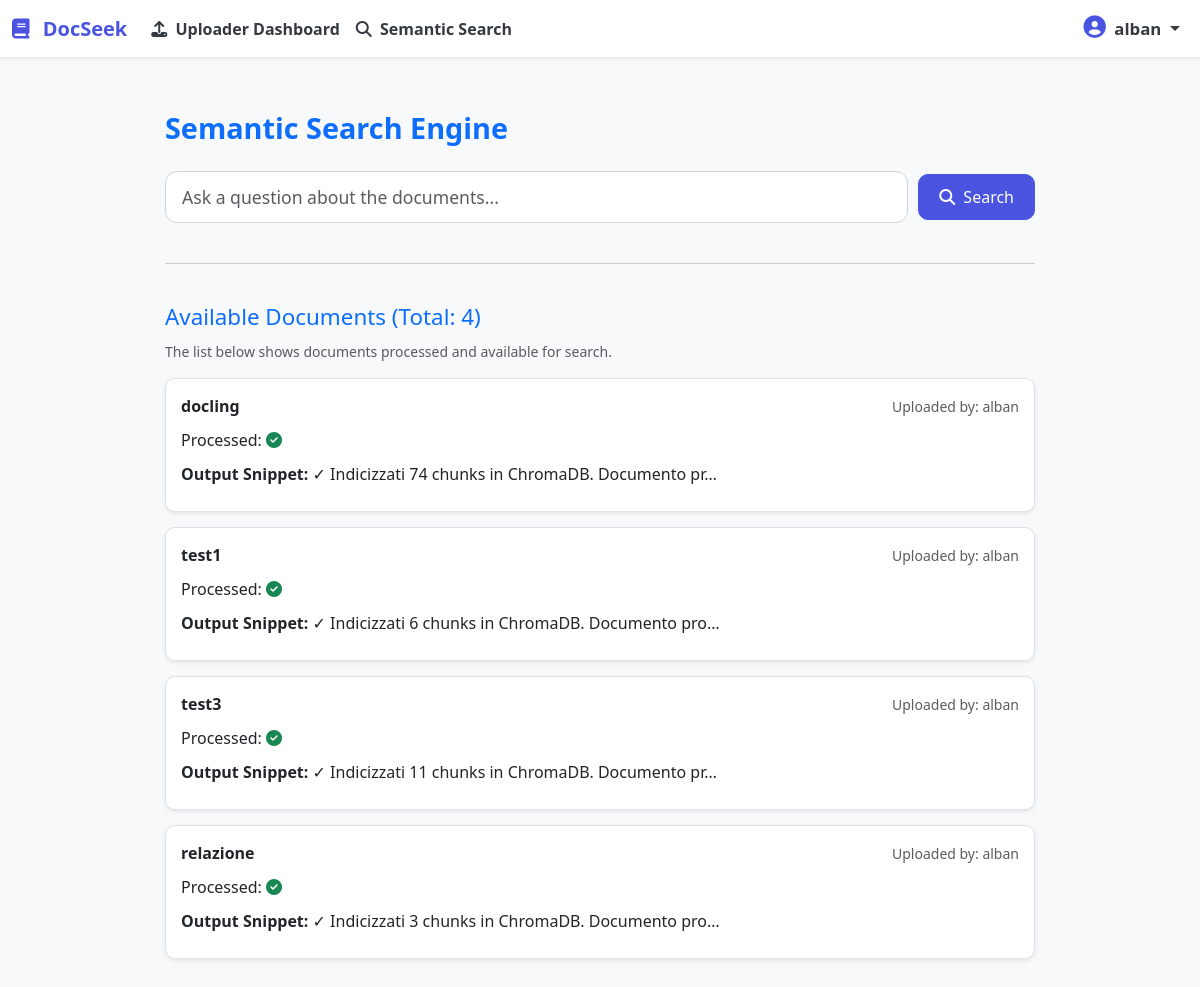
/documents/ (signed in), run on an earlier commit of the app's database.
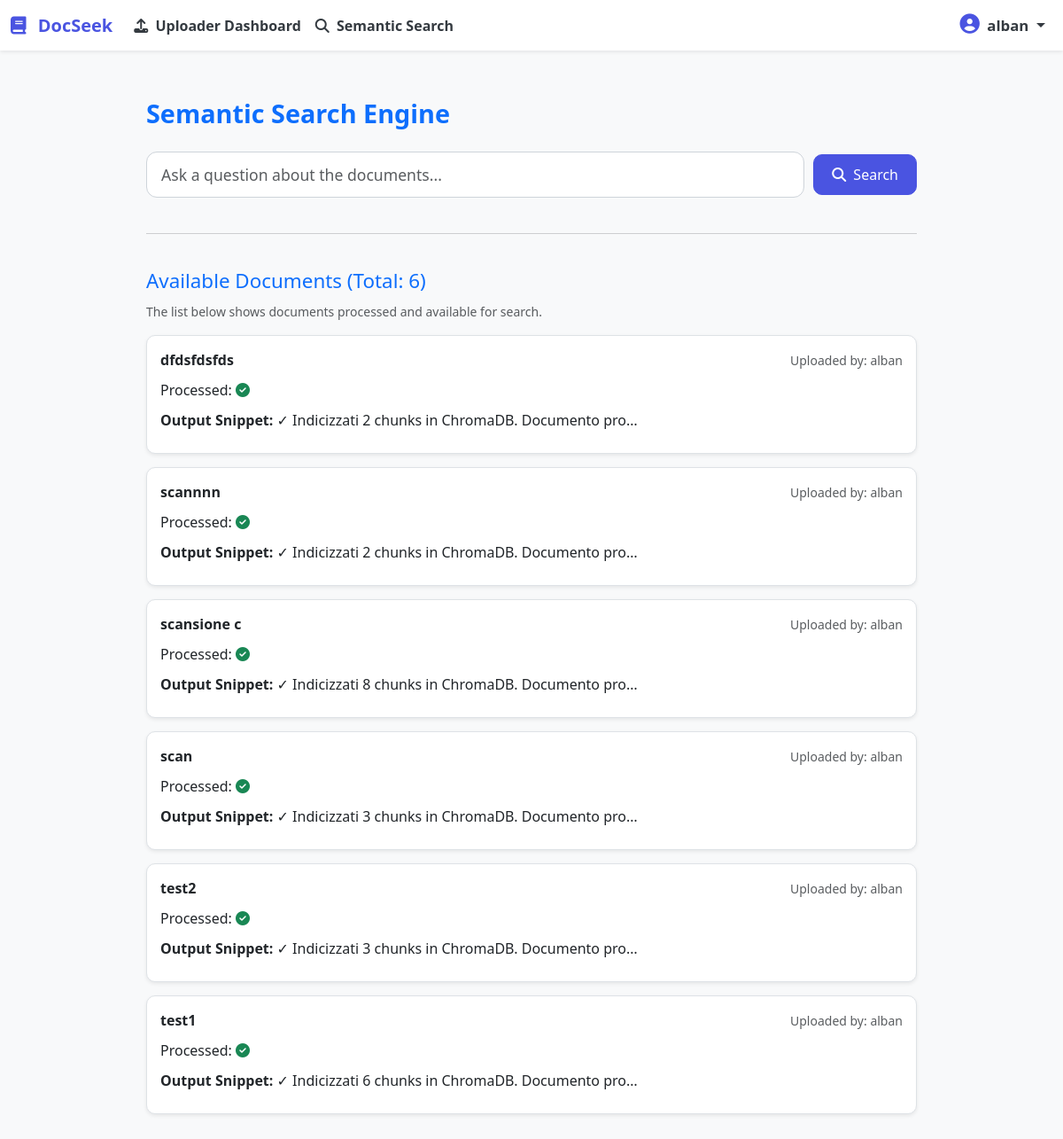
And on a later commit of the database.
### doc_manager/models.py (models this page shows, shortened)
class Document(models.Model):
    DOCUMENT_TYPES = [
        ('native', 'Native PDF'),
        ('scanned', 'Scanned PDF'),
    ]
    PROCESSING_STATES = [
        ('pending', 'Pending'),
        ('ocr_queued', 'OCR Queued'),
        ('ocr_processing', 'OCR Processing'),
        ('ocr_completed', 'OCR Completed'),
        ('ocr_failed', 'OCR Failed'),
        ('rag_processing', 'RAG Processing'),
        ('completed', 'Completed'),
        ('failed', 'Failed'),
    ]
    uploader = models.ForeignKey(User, on_delete=models.CASCADE)
    file = models.FileField(upload_to='documents/%Y/%m/%d/')
    title = models.CharField(max_length=100)
    uploaded_at = models.DateTimeField(auto_now_add=True)
    document_type = models.CharField(
        max_length=20,
        choices=DOCUMENT_TYPES,
        default='native'
    )
    processing_state = models.CharField(
        max_length=20,
        choices=PROCESSING_STATES,
        default='pending'
    )
    is_processed = models.BooleanField(default=False)
    processing_output = models.TextField(blank=True, null=True)
    ocr_text = models.TextField(blank=True, null=True, help_text="Extracted text from OCR")
    ocr_completed_at = models.DateTimeField(null=True, blank=True)
    ocr_error = models.TextField(blank=True, null=True)
    processed_file = models.FileField(
        upload_to='documents/processed/%Y/%m/%d/',
        null=True,
        blank=True,
        help_text="PDF with OCR text layer"
    )
    class Meta:
        ordering = ['-uploaded_at']

### doc_manager/views.py (the view, shortened to what this page needs)
# urls.py: path("", views.DocumentListView.as_view(), name='document_list'),
class DocumentListView(SearcherRequiredMixin, ListView):
    model = Document
    template_name = 'doc_manager/document_list.html'
    context_object_name = 'documents'
    def get_queryset(self):
        if self.request.user.profile.is_searcher:
            return Document.objects.filter(is_processed=True).order_by('-uploaded_at')
        return Document.objects.filter(uploader=self.request.user).order_by('-uploaded_at')
    def get_context_data(self, **kwargs):
        context = super().get_context_data(**kwargs)
        search_query = self.request.GET.get('q', '').strip()
        context['rag_results_by_doc'] = None
        context['search_query'] = search_query
        return context

### doc_manager/mixins.py (called while the page is built)
    def test_func(self):
        user = self.request.user
        return user.is_authenticated and user.profile.is_searcher

### doc_manager/templates/doc_manager/document_list.html (shortened to what this page needs)
{% extends 'base.html' %}
{% load static %}
{% block extra_css %}
<link rel="stylesheet" href="{% static 'css/doc_manager/document_list.css' %}">
{% endblock %}
{% block content %}
<div class="semantic-container">
    <h1 class="page-title">Semantic Search Engine</h1>
    {% if user.profile.is_searcher %}
        <form method="GET" action="{% url 'document_list' %}" class="search-form">
            <input type="text" name="q" placeholder="Ask a question about the documents..."
                   class="form-control search-input">
            <button type="submit" class="btn btn-primary search-btn">
                <i class="fas fa-search me-2"></i>Search
            </button>
        </form>
        <hr class="divider">
        {% if documents %}
            <h2 class="section-title">Available Documents (Total: {{ documents.count }})</h2>
            <p class="text-muted small">The list below shows documents processed and available for search.</p>
            <div class="doc-list">
                {% for doc in documents %}
                    <div class="doc-card shadow-sm">
                        <div class="doc-header">
                            <strong>{{ doc.title }}</strong>
                            <span class="text-muted small">Uploaded by: {{ doc.uploader.username }}</span>
                        </div>
                        <div class="doc-body">
                            <p>Processed:
                                {% if doc.is_processed %}
                                    <i class="fas fa-check-circle text-success me-1" title="Processed"></i>
                                {% else %}
                                    <i class="fas fa-times-circle text-danger me-1" title="Not Processed"></i>
                                 {% endif %}
                            </p>
                            {% if doc.uploader == user %}
                                {% if not doc.is_processed %}
                                    <a href="{% url 'document_process' doc.pk %}" class="btn btn-outline-primary btn-sm">
                                        <i class="fas fa-play me-1"></i>Process Document
                                    </a>
                                {% else %}
                                    <p><strong>Output Snippet:</strong> {{ doc.processing_output|truncatechars:50 }}</p>
                                {% endif %}
                            {% endif %}
                        </div>
                    </div>
                {% endfor %}
            </div>
        {% else %}
            <div class="alert alert-info mt-3">
                No documents found matching your criteria, or no documents have been uploaded yet.
            </div>
        {% endif %}
    {% else %}
        <div class="alert alert-danger mt-4">
            You do not have permission to view this content.
        </div>
    {% endif %}
</div>
{% endblock content %}

### templates/base.html (shortened to what this page needs)
{% load static %}
<!DOCTYPE html>
<html lang="en">
<head>
    <link href="https://cdn.jsdelivr.net/npm/bootstrap@5.3.3/dist/css/bootstrap.min.css" rel="stylesheet">
    <link rel="stylesheet" href="https://cdnjs.cloudflare.com/ajax/libs/font-awesome/6.5.2/css/all.min.css">
    <link rel="stylesheet" href="{% static 'css/base.css' %}">
    {% block extra_css %}
    {% endblock %}
</head>
<body>
    <nav class="navbar navbar-expand-lg navbar-light bg-light shadow-sm">
        <div class="container-fluid">
            <a class="navbar-brand text-primary fw-bold" href="{% url 'home' %}">
                <i class="fas fa-book me-2"></i> DocSeek </a>
            <div class="collapse navbar-collapse" id="navbarNav">
                <ul class="navbar-nav me-auto mb-2 mb-lg-0">
                    {% if user.is_authenticated %}
                        {% if user.profile.is_uploader %}
                        <li class="nav-item">
                            <a class="nav-link" href="{% url 'uploader_dashboard' %}">
                                <i class="fas fa-upload me-1"></i> Uploader Dashboard
                            </a>
                        </li>
                        {% endif %}
                        {% if user.profile.is_searcher %}
                        <li class="nav-item">
                            <a class="nav-link" href="{% url 'document_list' %}">
                                <i class="fas fa-search me-1"></i> Semantic Search
                            </a>
                        </li>
                        {% endif %}
                    {% endif %}
                </ul>
                <ul class="navbar-nav ms-auto">
                    {% if user.is_authenticated %}
                        <li class="nav-item dropdown">
                            <a class="nav-link dropdown-toggle text-dark" href="#" id="navbarDropdownUser" role="button" data-bs-toggle="dropdown" aria-expanded="false">
                                <i class="fas fa-user-circle user-icon me-1"></i> {{ user.username }}
                            </a>
                        </li>
                    {% endif %}
                </ul>
            </div>
        </div>
    </nav>
    <main class="container mt-4">
        {% block content %}
        {% endblock content %}
    </main>
</body>
</html>

### static/css/base.css (style rules this page uses)
body { background-color: #f8f9fa; font-family: 'Segoe UI', Tahoma, Geneva, Verdana, sans-serif; color: #212529; }
.text-primary { color: #4a54e1 !important; }
.btn-primary { background-color: #4a54e1; border-color: #4a54e1; transition: all 0.2s ease-in-out; }
.navbar { background-color: #ffffff !important; box-shadow: 0 2px 6px rgba(0, 0, 0, 0.05); }
.navbar-brand { font-weight: 700; color: #4a54e1 !important; }
.navbar-nav .nav-link { font-weight: 600; color: #343a40; transition: color 0.2s, border-bottom 0.2s; }
.user-icon { font-size: 1.4rem; color: #4a54e1; }
.navbar-nav .dropdown-toggle { color: #343a40 !important; font-size: 1.05rem; font-weight: 600; }
.nav-link i, .btn i { margin-right: 6px; }

### static/css/doc_manager/document_list.css (style rules this page uses)
.semantic-container { max-width: 900px; margin: 0 auto; padding: 30px 15px; }
.page-title { font-size: 1.8rem; font-weight: 600; color: #0d6efd; margin-bottom: 25px; }
.search-form { display: flex; align-items: center; gap: 10px; margin-bottom: 30px; }
.search-input { flex: 1; font-size: 1.1rem; border-radius: 10px; padding: 10px 14px; border: 1px solid #ced4da; transition: all 0.2s ease-in-out; }
.search-btn { font-size: 1rem; border-radius: 10px; padding: 10px 20px; }
.divider { margin: 40px 0; opacity: 0.2; }
.section-title { font-size: 1.4rem; font-weight: 500; color: #0d6efd; margin-bottom: 10px; }
.doc-list { display: flex; flex-direction: column; gap: 15px; }
.doc-card { border: 1px solid #dee2e6; border-radius: 10px; padding: 15px; background: #ffffff; }
.doc-header { display: flex; justify-content: space-between; align-items: center; margin-bottom: 10px; }
.doc-body p { margin-bottom: 10px; }
.search-form input[type="text"] { border-radius: 12px; border: 1px solid #ced4da; padding: 12px 16px; transition: all 0.3s ease; }
.btn-primary { border-radius: 10px; font-weight: 500; }

What changed in the data, as far as the page shows it:
removed Document: title "docling", uploader.username "alban", is_processed True (drawn), processing_output "✓ Indicizzati 74 chunks in ChromaDB. Documento pr…"
removed Document: title "test3", uploader.username "alban", is_processed True (drawn), processing_output "✓ Indicizzati 11 chunks in ChromaDB. Documento pr…"
removed Document: title "relazione", uploader.username "alban", is_processed True (drawn), processing_output "✓ Indicizzati 3 chunks in ChromaDB. Documento pro…"
added Document: title "dfdsfdsfds", uploader.username "alban", is_processed True (drawn), processing_output "✓ Indicizzati 2 chunks in ChromaDB. Documento pro…"
added Document: title "scannnn", uploader.username "alban", is_processed True (drawn), processing_output "✓ Indicizzati 2 chunks in ChromaDB. Documento pro…"
added Document: title "scansione c", uploader.username "alban", is_processed True (drawn), processing_output "✓ Indicizzati 8 chunks in ChromaDB. Documento pro…"
added Document: title "scan", uploader.username "alban", is_processed True (drawn), processing_output "✓ Indicizzati 3 chunks in ChromaDB. Documento pro…"
added Document: title "test2", uploader.username "alban", is_processed True (drawn), processing_output "✓ Indicizzati 3 chunks in ChromaDB. Documento pro…"
Also different on the page:
{{ documents.count }}: "4" → "6"
